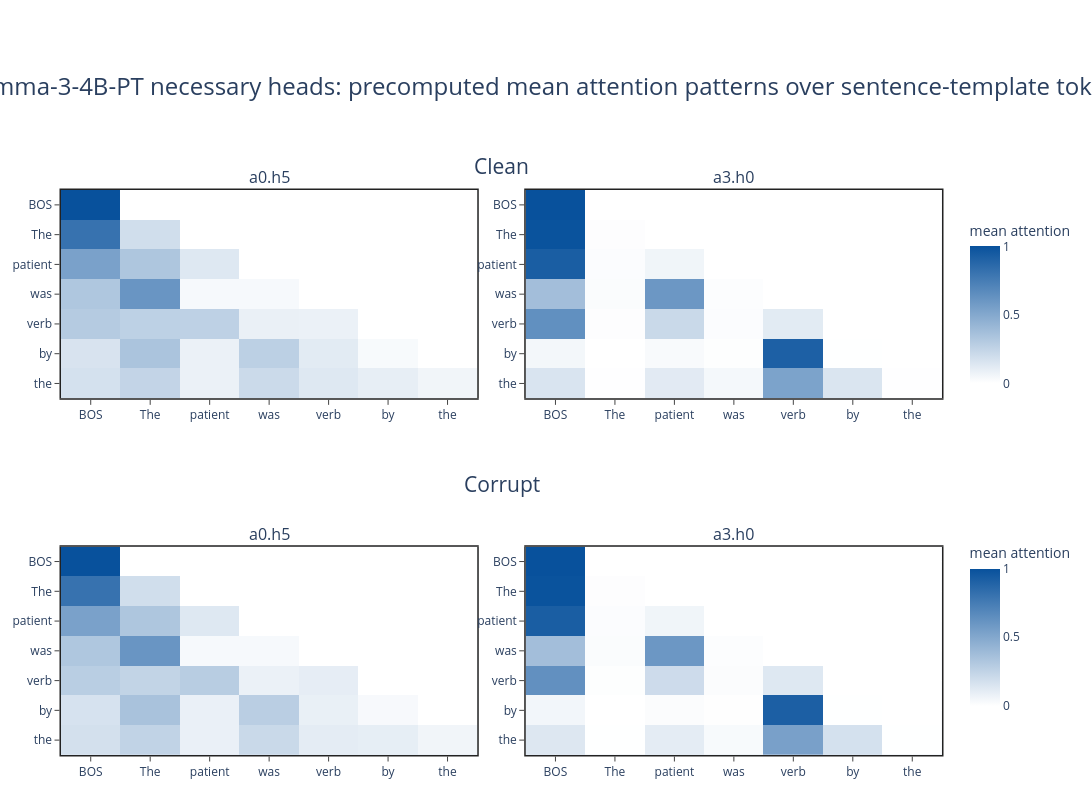

Notebook source saved alongside this figure:
### Markdown cell above
## Attention Pattern Analysis For Necessary Heads

Load precomputed attention patterns for necessary heads. This notebook does not run the model for this section; generate or refresh the CSV on a GPU with `sbatch jobs/job.sh`. Rows are query positions and columns are key positions in the sentence template `The [patient] was [verb p.p] by the `.

### Code cell
SENTENCE_POSITION_ORDER = ["BOS", "The", "patient", "was", "verb", "by", "the"]
MODEL_DISPLAY_NAME = {
    "gpt2": "GPT-2",
    "meta-llama_Llama-3.2-3B": "Llama-3.2-3B",
    "Qwen_Qwen3-4B": "Qwen3-4B",
    "google_gemma-3-4b-pt": "Gemma-3-4B-PT",
}.get(MODEL_SLUG, MODEL_SLUG)


def latest_attention_pattern_file(model_slug: str = MODEL_SLUG):
    candidates = sorted(
        [*RESULTS_ROOT.glob("necessary_attention_patterns_*"), *RESULTS_ROOT.glob("necessary_circuit_diagnostics_*")],
        key=lambda path: path.stat().st_mtime,
    )
    for directory in reversed(candidates):
        attention_path = directory / "attention_pattern_summary.csv"
        if not attention_path.exists():
            continue
        try:
            slugs = set(pd.read_csv(attention_path, usecols=["model_slug"])["model_slug"].dropna().astype(str).unique())
        except Exception:
            continue
        if model_slug in slugs:
            return attention_path
    return None


attention_pattern_path = latest_attention_pattern_file()
if attention_pattern_path is None:
    attention_pattern_summary = pd.DataFrame()
    display(Markdown(
        "No precomputed attention-pattern CSV found for this model. Run "
        "`sbatch jobs/job.sh` from the repository root, then rerun this cell."
    ))
else:
    attention_pattern_summary = filter_slot(pd.read_csv(attention_pattern_path))
    necessary_heads = sorted(
        component_summary.loc[component_summary["component_type"] == "attn", "component"].dropna().astype(str).unique().tolist(),
        key=component_sort_key,
    )
    available_heads = [
        head for head in necessary_heads
        if head in set(attention_pattern_summary["component"].dropna().astype(str))
    ]
    if attention_pattern_summary.empty or not available_heads:
        display(Markdown(
            f"`{attention_pattern_path}` exists, but it has no rows for the selected slot "
            f"`{MODEL_SLUG}` / seed `{SEED}` / budget `{slot_row['selected_budget']}`. "
            "Regenerate it with `sbatch jobs/job.sh`."
        ))
    else:
        display(pd.DataFrame([{
            "attention_pattern_path": str(attention_pattern_path),
            "rows": len(attention_pattern_summary),
            "heads": len(available_heads),
        }]))

        heads_per_condition_row = 2
        condition_blocks = [
            ("clean", "Clean", "coloraxis"),
            ("corrupt", "Corrupt", "coloraxis2"),
        ]
        head_rows = int(np.ceil(len(available_heads) / heads_per_condition_row))
        spacer_rows = 1
        total_rows = head_rows * len(condition_blocks) + spacer_rows
        total_cols = heads_per_condition_row
        spacer_row = head_rows + 1
        row_heights = [0.5] * head_rows + [0.28] + [0.5] * head_rows

        subplot_titles = []
        for block_index, (_condition, _label, _coloraxis) in enumerate(condition_blocks):
            if block_index == 1:
                subplot_titles.extend([""] * heads_per_condition_row)
            for row_index in range(head_rows):
                row_heads = available_heads[
                    row_index * heads_per_condition_row : (row_index + 1) * heads_per_condition_row
                ]
                subplot_titles.extend([*row_heads, *([""] * (heads_per_condition_row - len(row_heads)))])

        pattern_fig = make_subplots(
            rows=total_rows,
            cols=total_cols,
            subplot_titles=subplot_titles,
            row_heights=row_heights,
            horizontal_spacing=0.055,
            vertical_spacing=0.028,
        )

        for head_index, component in enumerate(available_heads):
            head_row_index = head_index // heads_per_condition_row + 1
            col_index = head_index % heads_per_condition_row + 1
            for block_index, (condition, condition_label, coloraxis_name) in enumerate(condition_blocks):
                row_index = head_row_index if block_index == 0 else spacer_row + head_row_index
                matrix = (
                    attention_pattern_summary[
                        (attention_pattern_summary["component"].astype(str) == component)
                        & (attention_pattern_summary["condition"].astype(str) == condition)
                    ]
                    .pivot(index="query_token", columns="key_token", values="attention_mass_mean")
                    .reindex(index=SENTENCE_POSITION_ORDER, columns=SENTENCE_POSITION_ORDER)
                )
                pattern_fig.add_trace(
                    go.Heatmap(
                        z=matrix.to_numpy(),
                        x=matrix.columns.tolist(),
                        y=matrix.index.tolist(),
                        coloraxis=coloraxis_name,
                        hovertemplate=(
                            "condition=" + condition_label + "<br>"
                            "head=" + component + "<br>"
                            "query=%{y}<br>key=%{x}<br>attention=%{z:.4f}<extra></extra>"
                        ),
                    ),
                    row=row_index,
                    col=col_index,
                )
                pattern_fig.update_xaxes(
                    categoryorder="array",
                    categoryarray=SENTENCE_POSITION_ORDER,
                    showline=True,
                    mirror=True,
                    linewidth=1.5,
                    linecolor="#222222",
                    ticks="outside",
                    row=row_index,
                    col=col_index,
                )
                pattern_fig.update_yaxes(
                    categoryorder="array",
                    categoryarray=SENTENCE_POSITION_ORDER,
                    autorange="reversed",
                    showline=True,
                    mirror=True,
                    linewidth=1.5,
                    linecolor="#222222",
                    ticks="outside",
                    row=row_index,
                    col=col_index,
                )

        pattern_height = max(10 * (head_rows * len(condition_blocks)), 800)
        pattern_fig.update_layout(
            title=dict(
                text=f"{MODEL_DISPLAY_NAME} necessary heads: precomputed mean attention patterns over sentence-template tokens",
                x=0.5,
                xanchor="center",
                font=dict(size=24),
            ),
            coloraxis=dict(
                colorscale=WHITE_BLUE_SCALE,
                cmin=0.0,
                cmax=1.0,
                colorbar=dict(title="mean attention", x=1.02, y=0.80, len=0.32),
            ),
            coloraxis2=dict(
                colorscale=WHITE_BLUE_SCALE,
                cmin=0.0,
                cmax=1.0,
                colorbar=dict(title="mean attention", x=1.02, y=0.23, len=0.32),
            ),
            height=pattern_height,
            width=1500,
            margin=dict(l=55, r=110, t=190, b=45),
        )
        pattern_fig.add_annotation(
            text="Clean",
            x=0.5,
            y=1.07,
            xref="paper",
            yref="paper",
            showarrow=False,
            font=dict(size=21),
        )
        pattern_fig.add_annotation(
            text="Corrupt",
            x=0.5,
            y=0.48,
            xref="paper",
            yref="paper",
            showarrow=False,
            font=dict(size=21),
        )
        display(pattern_fig)
        display(attention_pattern_summary)

# Preserve the model-specific name used elsewhere during ad hoc notebook work.
globals()[f"{MODEL_SLUG.split('/')[-1].replace('-', '_').replace('.', '_')}_attention_pattern_summary"] = attention_pattern_summary

### Figure 1 — Plotly figure (JSON) as saved in the notebook; plotly's stock layout.template omitted (floating-point values rounded to 4 significant figures)
{"data": [{"coloraxis": "coloraxis", "hovertemplate": "condition=Clean<br>head=a0.h5<br>query=%{y}<br>key=%{x}<br>attention=%{z:.4f}<extra></extra>", "type": "heatmap", "x": ["BOS", "The", "patient", "was", "verb", "by", "the"], "xaxis": "x", "y": ["BOS", "The", "patient", "was", "verb", "by", "the"], "yaxis": "y", "z": [[1.0, 0.0, 0.0, 0.0, 0.0, 0.0, 0.0], [0.8113, 0.1887, 0.0, 0.0, 0.0, 0.0, 0.0], [0.5384, 0.3285, 0.1331, 0.0, 0.0, 0.0, 0.0], [0.3238, 0.6068, 0.03449, 0.03487, 0.0, 0.0, 0.0], [0.3003, 0.2671, 0.2633, 0.08634, 0.08296, 0.0, 0.0], [0.1596, 0.3385, 0.08267, 0.2722, 0.1162, 0.03082, 0.0], [0.175, 0.2443, 0.08151, 0.2125, 0.1345, 0.09649, 0.05563]]}, {"coloraxis": "coloraxis2", "hovertemplate": "condition=Corrupt<br>head=a0.h5<br>query=%{y}<br>key=%{x}<br>attention=%{z:.4f}<extra></extra>", "type": "heatmap", "x": ["BOS", "The", "patient", "was", "verb", "by", "the"], "xaxis": "x5", "y": ["BOS", "The", "patient", "was", "verb", "by", "the"], "yaxis": "y5", "z": [[1.0, 0.0, 0.0, 0.0, 0.0, 0.0, 0.0], [0.8113, 0.1887, 0.0, 0.0, 0.0, 0.0, 0.0], [0.5384, 0.3285, 0.1331, 0.0, 0.0, 0.0, 0.0], [0.3238, 0.6068, 0.03449, 0.03487, 0.0, 0.0, 0.0], [0.2823, 0.2478, 0.2884, 0.08024, 0.1013, 0.0, 0.0], [0.1645, 0.3489, 0.08538, 0.2806, 0.08889, 0.03176, 0.0], [0.1799, 0.2512, 0.08392, 0.2185, 0.1101, 0.0992, 0.0572]]}, {"coloraxis": "coloraxis", "hovertemplate": "condition=Clean<br>head=a3.h0<br>query=%{y}<br>key=%{x}<br>attention=%{z:.4f}<extra></extra>", "type": "heatmap", "x": ["BOS", "The", "patient", "was", "verb", "by", "the"], "xaxis": "x2", "y": ["BOS", "The", "patient", "was", "verb", "by", "the"], "yaxis": "y2", "z": [[1.0, 0.0, 0.0, 0.0, 0.0, 0.0, 0.0], [0.9909, 0.009082, 0.0, 0.0, 0.0, 0.0, 0.0], [0.9252, 0.01488, 0.05994, 0.0, 0.0, 0.0, 0.0], [0.3734, 0.01945, 0.5954, 0.01169, 0.0, 0.0, 0.0], [0.6388, 0.01004, 0.2194, 0.01477, 0.1169, 0.0, 0.0], [0.04883, 0.001472, 0.02756, 0.006142, 0.9138, 0.002239, 0.0], [0.1538, 0.003195, 0.1178, 0.04286, 0.5302, 0.1489, 0.003198]]}, {"coloraxis": "coloraxis2", "hovertemplate": "condition=Corrupt<br>head=a3.h0<br>query=%{y}<br>key=%{x}<br>attention=%{z:.4f}<extra></extra>", "type": "heatmap", "x": ["BOS", "The", "patient", "was", "verb", "by", "the"], "xaxis": "x6", "y": ["BOS", "The", "patient", "was", "verb", "by", "the"], "yaxis": "y6", "z": [[1.0, 0.0, 0.0, 0.0, 0.0, 0.0, 0.0], [0.9909, 0.009082, 0.0, 0.0, 0.0, 0.0, 0.0], [0.9252, 0.01488, 0.05994, 0.0, 0.0, 0.0, 0.0], [0.3734, 0.01945, 0.5954, 0.01169, 0.0, 0.0, 0.0], [0.6367, 0.007954, 0.2044, 0.01724, 0.1337, 0.0, 0.0], [0.05244, 0.001014, 0.01747, 0.005355, 0.9209, 0.002786, 0.0], [0.1368, 0.002461, 0.111, 0.03074, 0.5436, 0.1725, 0.002839]]}], "layout": {"annotations": [{"font": {"size": 16}, "showarrow": false, "text": "a0.h5", "x": 0.2362, "xanchor": "center", "xref": "paper", "y": 1, "yanchor": "bottom", "yref": "paper"}, {"font": {"size": 16}, "showarrow": false, "text": "a3.h0", "x": 0.7637, "xanchor": "center", "xref": "paper", "y": 1, "yanchor": "bottom", "yref": "paper"}, {"font": {"size": 16}, "showarrow": false, "text": "a0.h5", "x": 0.2362, "xanchor": "center", "xref": "paper", "y": 0.3687, "yanchor": "bottom", "yref": "paper"}, {"font": {"size": 16}, "showarrow": false, "text": "a3.h0", "x": 0.7637, "xanchor": "center", "xref": "paper", "y": 0.3687, "yanchor": "bottom", "yref": "paper"}, {"font": {"size": 21}, "showarrow": false, "text": "Clean", "x": 0.5, "xref": "paper", "y": 1.07, "yref": "paper"}, {"font": {"size": 21}, "showarrow": false, "text": "Corrupt", "x": 0.5, "xref": "paper", "y": 0.48, "yref": "paper"}], "coloraxis": {"cmax": 1, "cmin": 0, "colorbar": {"len": 0.32, "title": {"text": "mean attention"}, "x": 1.02, "y": 0.8}, "colorscale": [[0, "#ffffff"], [1, "#08519c"]]}, "coloraxis2": {"cmax": 1, "cmin": 0, "colorbar": {"len": 0.32, "title": {"text": "mean attention"}, "x": 1.02, "y": 0.23}, "colorscale": [[0, "#ffffff"], [1, "#08519c"]]}, "height": 800, "margin": {"b": 45, "l": 55, "r": 110, "t": 190}, "title": {"font": {"size": 24}, "text": "Gemma-3-4B-PT necessary heads: precomputed mean attention patterns over sentence-template tokens", "x": 0.5, "xanchor": "center"}, "width": 1500, "xaxis": {"anchor": "y", "categoryarray": ["BOS", "The", "patient", "was", "verb", "by", "the"], "categoryorder": "array", "domain": [0, 0.4725], "linecolor": "#222222", "linewidth": 1.5, "mirror": true, "showline": true, "ticks": "outside"}, "xaxis2": {"anchor": "y2", "categoryarray": ["BOS", "The", "patient", "was", "verb", "by", "the"], "categoryorder": "array", "domain": [0.5275, 1], "linecolor": "#222222", "linewidth": 1.5, "mirror": true, "showline": true, "ticks": "outside"}, "xaxis3": {"anchor": "y3", "domain": [0, 0.4725]}, "xaxis4": {"anchor": "y4", "domain": [0.5275, 1]}, "xaxis5": {"anchor": "y5", "categoryarray": ["BOS", "The", "patient", "was", "verb", "by", "the"], "categoryorder": "array", "domain": [0, 0.4725], "linecolor": "#222222", "linewidth": 1.5, "mirror": true, "showline": true, "ticks": "outside"}, "xaxis6": {"anchor": "y6", "categoryarray": ["BOS", "The", "patient", "was", "verb", "by", "the"], "categoryorder": "array", "domain": [0.5275, 1], "linecolor": "#222222", "linewidth": 1.5, "mirror": true, "showline": true, "ticks": "outside"}, "yaxis": {"anchor": "x", "autorange": "reversed", "categoryarray": ["BOS", "The", "patient", "was", "verb", "by", "the"], "categoryorder": "array", "domain": [0.6313, 1], "linecolor": "#222222", "linewidth": 1.5, "mirror": true, "showline": true, "ticks": "outside"}, "yaxis2": {"anchor": "x2", "autorange": "reversed", "categoryarray": ["BOS", "The", "patient", "was", "verb", "by", "the"], "categoryorder": "array", "domain": [0.6313, 1], "linecolor": "#222222", "linewidth": 1.5, "mirror": true, "showline": true, "ticks": "outside"}, "yaxis3": {"anchor": "x3", "domain": [0.3967, 0.6033]}, "yaxis4": {"anchor": "x4", "domain": [0.3967, 0.6033]}, "yaxis5": {"anchor": "x5", "autorange": "reversed", "categoryarray": ["BOS", "The", "patient", "was", "verb", "by", "the"], "categoryorder": "array", "domain": [0, 0.3687], "linecolor": "#222222", "linewidth": 1.5, "mirror": true, "showline": true, "ticks": "outside"}, "yaxis6": {"anchor": "x6", "autorange": "reversed", "categoryarray": ["BOS", "The", "patient", "was", "verb", "by", "the"], "categoryorder": "array", "domain": [0, 0.3687], "linecolor": "#222222", "linewidth": 1.5, "mirror": true, "showline": true, "ticks": "outside"}}}
